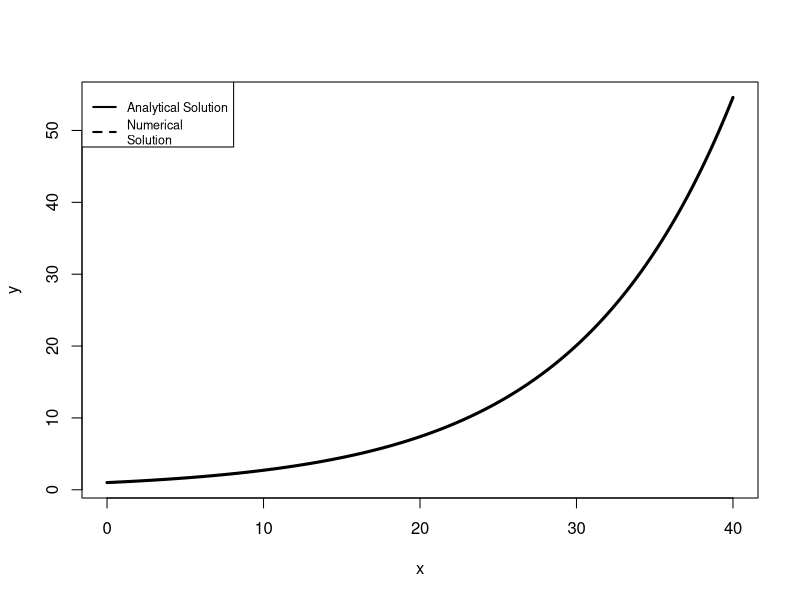
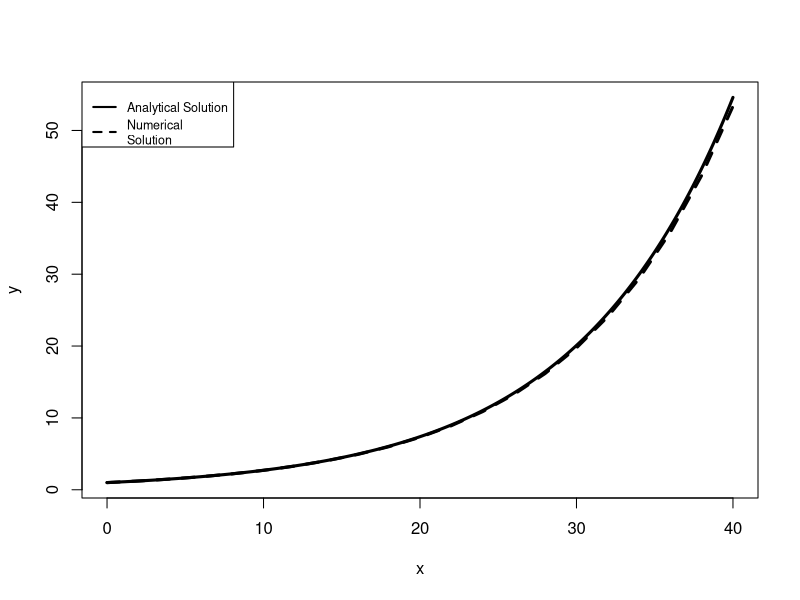

These charts were generated, in order, by the following R code:

# Examples from dynamic crop models book
# Chapter 4

exp_model <- function(a, Y0, duration = 40, dt = 1){
	K = duration/dt + 1
	Y = rep(NA, K)
	time = 0
	k = 1

	while (time < duration){
		dY = a*Y[K]*dt
		Y[k + 1] + dY
		time = time + dt
		k = k + 1
	} #end while loop

	return(round(as.data.frame(cbind(time = seq(0, duration, by = dt), Y)), 10))

} #end exp_model

#main
a <- 0.1
Y0 <- 1.0 
duration <- 40
dt <- 2

x <- seq(0, duration, by = 0.1)
y <- Y0*exp(a*x)

#take a look at a plot
plot(x, y, type = "l", lwd = 3)
lines(exp_model(a, Y0, duration, dt), lty = 2, lwd = 3, col = "black")
legend("topleft",legend=c("Analytical Solution","Numerical
Solution"),lwd=c(2,2),lty=c(1,2),col=c("black","black"),
cex=0.75)

# improved euler method
exp_model2 <- function(a, Y0, duration = 40, dt = 1){
	K = duration/dt + 1  # number of time steps
	Y = rep(NA, K)      
	Y[1] = Y0
	time = 0
	k = 1

	while(time < duration){
		dY = a*Y[k]*dt # change in state variable time t
		YP = Y[k] + dY # predict value of state variable at time t+dt
		dYP = a*YP*dt  # estimate change of state variable at t+dt
		Y[k+1] = Y[k] + (1/2)*(dY+dYP) #value of state variable
		time = time + dt # update time
		k = k + 1
	} # end while loop

	return(round(as.data.frame(cbind(time = seq(0, duration, by = dt), Y)), 10))

} #end exp_model2


#main
a <- 0.1
Y0 <- 1.0 
duration <- 40
dt <- 2

x <- seq(0, duration, by = 0.1)
y <- Y0*exp(a*x)

# take a look at a plot
# approximates much closer to the real values

plot(x, y, type = "l", lwd = 3)
lines(exp_model2(a, Y0, duration, dt), lty = 2, lwd = 3, col = "black")
legend("topleft",legend=c("Analytical Solution","Numerical
Solution"),lwd=c(2,2),lty=c(1,2),col=c("black","black"),
cex=0.75)






